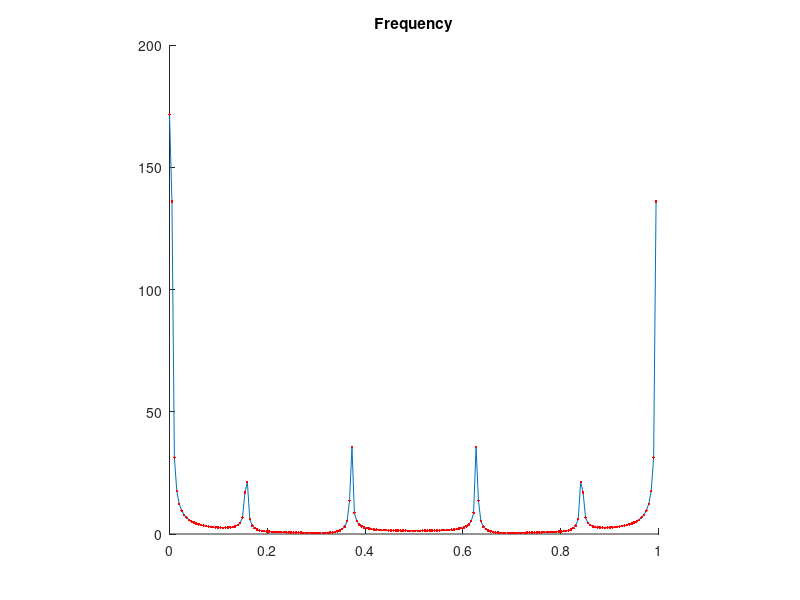
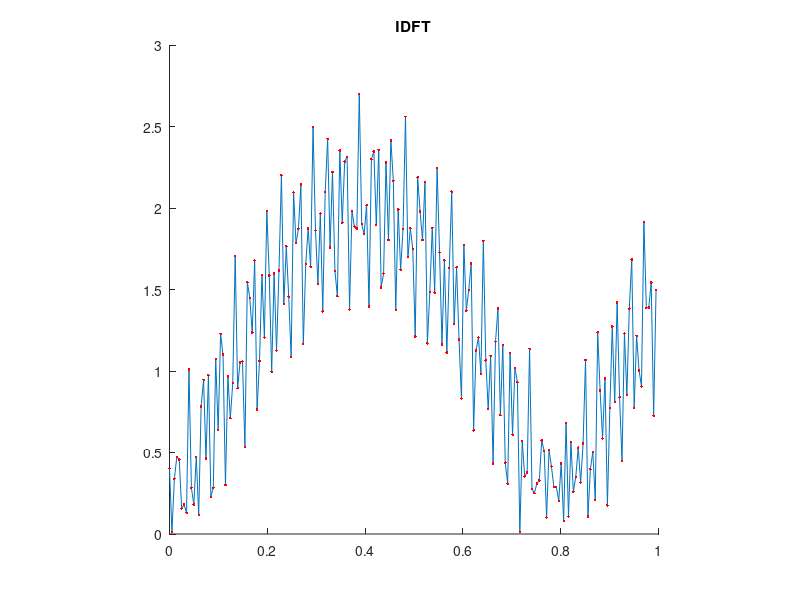
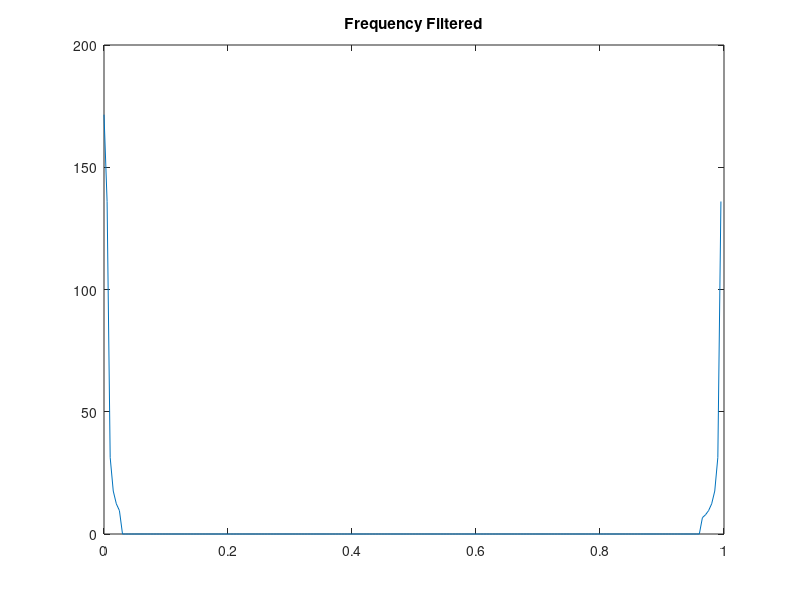
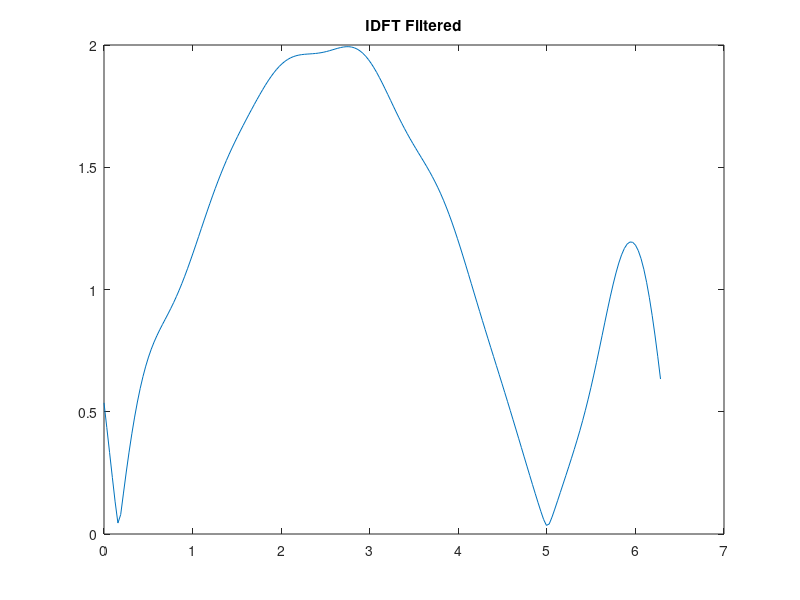

Write the MATLAB code that produced these figures, in order.
clear
clc

N=201;
dt=2*pi/(N-1);
t=[0:dt:2*pi]';
ff=[.4*cos(40*pi*t)+.3*sin(10*pi*t)+2*sin(pi*t/5)];
w=exp(i*2*pi/N);

for k=0:N-1;
    v(k+1,1)=w^(-k);
end

for k=1:200;
    T(:,1)=v.^0;
    T(:,k+1)=v.^(k);
end

a=fft(ff);
aa=T*ff;

f=0:1:N-1;
f=f/N;
hold all
axis square
plot(f,abs(a))
plot(f,abs(aa),'r.')
title('Frequency')

fi  = ifft(a);
ffi = conj(T)*aa/N;

figure
hold all
axis square
plot(f,abs(fi))
plot(f,abs(ffi),'r.')
title('IDFT')

%filtering
ff_filt=aa;
k=dt*N;
for i=1:N/2
    if i>=k
        ff_filt(i)=0;
    end
end
for i=round ((N/2)):N
    if i<=N-k
        ff_filt(i)=0;
    end
end

figure
plot(f,abs(ff_filt))
title('Frequency Filtered')

ffi_filt=conj(T)/N*ff_filt;
figure
plot(t,abs(ffi_filt))
title('IDFT Filtered')
